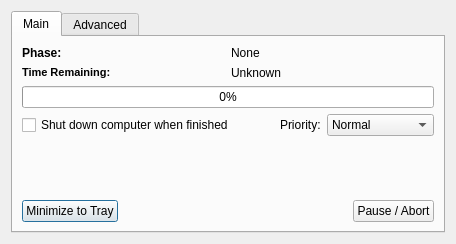
<?xml version="1.0" encoding="UTF-8"?>
<ui version="4.0">
 <class>encodingDialog</class>
 <widget class="QDialog" name="encodingDialog">
  <property name="geometry">
   <rect>
    <x>0</x>
    <y>0</y>
    <width>437</width>
    <height>227</height>
   </rect>
  </property>
  <property name="sizePolicy">
   <sizepolicy hsizetype="Preferred" vsizetype="Preferred">
    <horstretch>1</horstretch>
    <verstretch>1</verstretch>
   </sizepolicy>
  </property>
  <property name="sizeIncrement">
   <size>
    <width>1</width>
    <height>1</height>
   </size>
  </property>
  <property name="windowTitle">
   <string>Encoding...</string>
  </property>
  <layout class="QGridLayout" name="gridLayout_3">
   <item row="0" column="0">
    <widget class="QTabWidget" name="tabWidget">
     <property name="sizePolicy">
      <sizepolicy hsizetype="Expanding" vsizetype="Expanding">
       <horstretch>1</horstretch>
       <verstretch>1</verstretch>
      </sizepolicy>
     </property>
     <property name="currentIndex">
      <number>0</number>
     </property>
     <widget class="QWidget" name="tab">
      <attribute name="title">
       <string>Main</string>
      </attribute>
      <layout class="QFormLayout" name="formLayout">
       <property name="fieldGrowthPolicy">
        <enum>QFormLayout::ExpandingFieldsGrow</enum>
       </property>
       <item row="0" column="0" colspan="2">
        <layout class="QGridLayout" name="gridLayout">
         <item row="1" column="1">
          <widget class="QLabel" name="labelETA">
           <property name="text">
            <string>Unknown</string>
           </property>
          </widget>
         </item>
         <item row="2" column="0" colspan="2">
          <widget class="QProgressBar" name="progressBar">
           <property name="value">
            <number>0</number>
           </property>
           <property name="orientation">
            <enum>Qt::Horizontal</enum>
           </property>
          </widget>
         </item>
         <item row="0" column="1">
          <widget class="QLabel" name="labelPhasis">
           <property name="text">
            <string>None</string>
           </property>
          </widget>
         </item>
         <item row="0" column="0">
          <widget class="QLabel" name="label_2">
           <property name="font">
            <font>
             <weight>75</weight>
             <bold>true</bold>
            </font>
           </property>
           <property name="text">
            <string>Phase:</string>
           </property>
          </widget>
         </item>
         <item row="1" column="0">
          <widget class="QLabel" name="label_26">
           <property name="text">
            <string>&lt;html&gt;&lt;head&gt;&lt;meta name=&quot;qrichtext&quot; content=&quot;1&quot; /&gt;&lt;style type=&quot;text/css&quot;&gt;
p, li { white-space: pre-wrap; }
&lt;/style&gt;&lt;/head&gt;&lt;body style=&quot; font-weight:400; font-style:normal; text-decoration:none;&quot;&gt;
&lt;p style=&quot; margin-top:0px; margin-bottom:0px; margin-left:0px; margin-right:0px; -qt-block-indent:0; text-indent:0px;&quot;&gt;&lt;span style=&quot; font-size:8pt; font-weight:600;&quot;&gt;Time Remaining:&lt;/span&gt;&lt;/p&gt;&lt;/body&gt;&lt;/html&gt;</string>
           </property>
          </widget>
         </item>
        </layout>
       </item>
       <item row="1" column="0" colspan="2">
        <layout class="QHBoxLayout" name="horizontalLayout">
         <item>
          <widget class="QCheckBox" name="checkBoxShutdown">
           <property name="text">
            <string>Shut down computer when finished</string>
           </property>
          </widget>
         </item>
         <item>
          <spacer>
           <property name="orientation">
            <enum>Qt::Horizontal</enum>
           </property>
           <property name="sizeHint" stdset="0">
            <size>
             <width>48</width>
             <height>17</height>
            </size>
           </property>
          </spacer>
         </item>
         <item>
          <widget class="QLabel" name="labelPrio">
           <property name="text">
            <string>Priority:</string>
           </property>
          </widget>
         </item>
         <item>
          <widget class="QComboBox" name="comboBoxPriority">
           <property name="currentIndex">
            <number>2</number>
           </property>
           <item>
            <property name="text">
             <string>High</string>
            </property>
           </item>
           <item>
            <property name="text">
             <string>Above Normal</string>
            </property>
           </item>
           <item>
            <property name="text">
             <string>Normal</string>
            </property>
           </item>
           <item>
            <property name="text">
             <string>Below Normal</string>
            </property>
           </item>
           <item>
            <property name="text">
             <string>Low</string>
            </property>
           </item>
          </widget>
         </item>
        </layout>
       </item>
       <item row="2" column="0">
        <spacer name="verticalSpacer">
         <property name="orientation">
          <enum>Qt::Vertical</enum>
         </property>
         <property name="sizeHint" stdset="0">
          <size>
           <width>20</width>
           <height>13</height>
          </size>
         </property>
        </spacer>
       </item>
       <item row="3" column="0" colspan="2">
        <layout class="QHBoxLayout" name="horizontalLayout_2">
         <item>
          <widget class="QPushButton" name="pushButton1">
           <property name="text">
            <string>Minimize to Tray</string>
           </property>
          </widget>
         </item>
         <item>
          <spacer>
           <property name="orientation">
            <enum>Qt::Horizontal</enum>
           </property>
           <property name="sizeHint" stdset="0">
            <size>
             <width>40</width>
             <height>20</height>
            </size>
           </property>
          </spacer>
         </item>
         <item>
          <widget class="QPushButton" name="pushButton2">
           <property name="text">
            <string>Pause / Abort</string>
           </property>
           <property name="default">
            <bool>true</bool>
           </property>
          </widget>
         </item>
        </layout>
       </item>
      </layout>
     </widget>
     <widget class="QWidget" name="tab_2">
      <attribute name="title">
       <string>Advanced</string>
      </attribute>
      <layout class="QGridLayout" name="gridLayout_2">
       <item row="0" column="0">
        <layout class="QVBoxLayout">
         <property name="spacing">
          <number>6</number>
         </property>
         <property name="margin">
          <number>0</number>
         </property>
         <item>
          <layout class="QGridLayout">
           <property name="margin">
            <number>0</number>
           </property>
           <property name="spacing">
            <number>12</number>
           </property>
           <item row="0" column="0">
            <widget class="QGroupBox" name="groupBox">
             <property name="sizePolicy">
              <sizepolicy hsizetype="Maximum" vsizetype="Preferred">
               <horstretch>1</horstretch>
               <verstretch>0</verstretch>
              </sizepolicy>
             </property>
             <property name="minimumSize">
              <size>
               <width>190</width>
               <height>0</height>
              </size>
             </property>
             <property name="title">
              <string/>
             </property>
             <layout class="QGridLayout">
              <property name="margin">
               <number>9</number>
              </property>
              <property name="spacing">
               <number>6</number>
              </property>
              <item row="1" column="1">
               <widget class="QLabel" name="labelVidCodec">
                <property name="text">
                 <string>None</string>
                </property>
               </widget>
              </item>
              <item row="2" column="0">
               <widget class="QLabel" name="label_6">
                <property name="text">
                 <string>&lt;html&gt;&lt;head&gt;&lt;meta name=&quot;qrichtext&quot; content=&quot;1&quot; /&gt;&lt;style type=&quot;text/css&quot;&gt;
p, li { white-space: pre-wrap; }
&lt;/style&gt;&lt;/head&gt;&lt;body style=&quot; font-weight:400; font-style:normal; text-decoration:none;&quot;&gt;
&lt;p style=&quot; margin-top:0px; margin-bottom:0px; margin-left:0px; margin-right:0px; -qt-block-indent:0; text-indent:0px;&quot;&gt;&lt;span style=&quot; font-size:8pt; font-weight:600;&quot;&gt;Audio Codec:&lt;/span&gt;&lt;/p&gt;&lt;/body&gt;&lt;/html&gt;</string>
                </property>
               </widget>
              </item>
              <item row="3" column="1">
               <widget class="QLabel" name="labelContainer">
                <property name="text">
                 <string>Unknown</string>
                </property>
               </widget>
              </item>
              <item row="2" column="1">
               <widget class="QLabel" name="labelAudCodec">
                <property name="text">
                 <string>None</string>
                </property>
               </widget>
              </item>
              <item row="3" column="0">
               <widget class="QLabel" name="label_8">
                <property name="text">
                 <string>&lt;html&gt;&lt;head&gt;&lt;meta name=&quot;qrichtext&quot; content=&quot;1&quot; /&gt;&lt;style type=&quot;text/css&quot;&gt;
p, li { white-space: pre-wrap; }
&lt;/style&gt;&lt;/head&gt;&lt;body style=&quot; font-weight:400; font-style:normal; text-decoration:none;&quot;&gt;
&lt;p style=&quot; margin-top:0px; margin-bottom:0px; margin-left:0px; margin-right:0px; -qt-block-indent:0; text-indent:0px;&quot;&gt;&lt;span style=&quot; font-size:8pt; font-weight:600;&quot;&gt;Container:&lt;/span&gt;&lt;/p&gt;&lt;/body&gt;&lt;/html&gt;</string>
                </property>
               </widget>
              </item>
              <item row="1" column="0">
               <widget class="QLabel" name="label_4">
                <property name="font">
                 <font>
                  <weight>75</weight>
                  <bold>true</bold>
                 </font>
                </property>
                <property name="text">
                 <string>Video Codec:</string>
                </property>
               </widget>
              </item>
             </layout>
            </widget>
           </item>
           <item row="1" column="0">
            <widget class="QGroupBox" name="groupBox_3">
             <property name="sizePolicy">
              <sizepolicy hsizetype="Preferred" vsizetype="Preferred">
               <horstretch>0</horstretch>
               <verstretch>0</verstretch>
              </sizepolicy>
             </property>
             <property name="minimumSize">
              <size>
               <width>180</width>
               <height>0</height>
              </size>
             </property>
             <property name="title">
              <string/>
             </property>
             <layout class="QGridLayout">
              <property name="margin">
               <number>9</number>
              </property>
              <property name="spacing">
               <number>6</number>
              </property>
              <item row="1" column="0">
               <widget class="QLabel" name="label_20">
                <property name="text">
                 <string>&lt;html&gt;&lt;head&gt;&lt;meta name=&quot;qrichtext&quot; content=&quot;1&quot; /&gt;&lt;style type=&quot;text/css&quot;&gt;
p, li { white-space: pre-wrap; }
&lt;/style&gt;&lt;/head&gt;&lt;body style=&quot; font-weight:400; font-style:normal; text-decoration:none;&quot;&gt;
&lt;p style=&quot; margin-top:0px; margin-bottom:0px; margin-left:0px; margin-right:0px; -qt-block-indent:0; text-indent:0px;&quot;&gt;&lt;span style=&quot; font-size:8pt; font-weight:600;&quot;&gt;Audio Size:&lt;/span&gt;&lt;/p&gt;&lt;/body&gt;&lt;/html&gt;</string>
                </property>
               </widget>
              </item>
              <item row="2" column="0">
               <widget class="QLabel" name="label_22">
                <property name="text">
                 <string>&lt;html&gt;&lt;head&gt;&lt;meta name=&quot;qrichtext&quot; content=&quot;1&quot; /&gt;&lt;style type=&quot;text/css&quot;&gt;
p, li { white-space: pre-wrap; }
&lt;/style&gt;&lt;/head&gt;&lt;body style=&quot; font-weight:400; font-style:normal; text-decoration:none;&quot;&gt;
&lt;p style=&quot; margin-top:0px; margin-bottom:0px; margin-left:0px; margin-right:0px; -qt-block-indent:0; text-indent:0px;&quot;&gt;&lt;span style=&quot; font-size:8pt; font-weight:600;&quot;&gt;Total Size:&lt;/span&gt;&lt;/p&gt;&lt;/body&gt;&lt;/html&gt;</string>
                </property>
               </widget>
              </item>
              <item row="2" column="1">
               <widget class="QLabel" name="labelTotalSize">
                <property name="text">
                 <string>0 MB</string>
                </property>
               </widget>
              </item>
              <item row="1" column="1">
               <widget class="QLabel" name="labelAudioSize">
                <property name="text">
                 <string>0 MB</string>
                </property>
               </widget>
              </item>
              <item row="0" column="0">
               <widget class="QLabel" name="label_18">
                <property name="text">
                 <string>&lt;html&gt;&lt;head&gt;&lt;meta name=&quot;qrichtext&quot; content=&quot;1&quot; /&gt;&lt;style type=&quot;text/css&quot;&gt;
p, li { white-space: pre-wrap; }
&lt;/style&gt;&lt;/head&gt;&lt;body style=&quot; font-weight:400; font-style:normal; text-decoration:none;&quot;&gt;
&lt;p style=&quot; margin-top:0px; margin-bottom:0px; margin-left:0px; margin-right:0px; -qt-block-indent:0; text-indent:0px;&quot;&gt;&lt;span style=&quot; font-size:8pt; font-weight:600;&quot;&gt;Video Size:&lt;/span&gt;&lt;/p&gt;&lt;/body&gt;&lt;/html&gt;</string>
                </property>
               </widget>
              </item>
              <item row="0" column="1">
               <widget class="QLabel" name="labelVideoSize">
                <property name="text">
                 <string>0 MB</string>
                </property>
                <property name="alignment">
                 <set>Qt::AlignLeading|Qt::AlignLeft|Qt::AlignVCenter</set>
                </property>
               </widget>
              </item>
             </layout>
            </widget>
           </item>
           <item row="0" column="1">
            <widget class="QGroupBox" name="groupBox_2">
             <property name="sizePolicy">
              <sizepolicy hsizetype="Expanding" vsizetype="Preferred">
               <horstretch>0</horstretch>
               <verstretch>0</verstretch>
              </sizepolicy>
             </property>
             <property name="minimumSize">
              <size>
               <width>210</width>
               <height>0</height>
              </size>
             </property>
             <property name="title">
              <string/>
             </property>
             <layout class="QGridLayout">
              <property name="margin">
               <number>9</number>
              </property>
              <property name="spacing">
               <number>6</number>
              </property>
              <item row="2" column="0">
               <widget class="QLabel" name="label_16">
                <property name="text">
                 <string>&lt;html&gt;&lt;head&gt;&lt;meta name=&quot;qrichtext&quot; content=&quot;1&quot; /&gt;&lt;style type=&quot;text/css&quot;&gt;
p, li { white-space: pre-wrap; }
&lt;/style&gt;&lt;/head&gt;&lt;body style=&quot; font-weight:400; font-style:normal; text-decoration:none;&quot;&gt;
&lt;p style=&quot; margin-top:0px; margin-bottom:0px; margin-left:0px; margin-right:0px; -qt-block-indent:0; text-indent:0px;&quot;&gt;&lt;span style=&quot; font-size:8pt; font-weight:600;&quot;&gt;Average Bitrate:&lt;/span&gt;&lt;/p&gt;&lt;/body&gt;&lt;/html&gt;</string>
                </property>
               </widget>
              </item>
              <item row="0" column="1">
               <widget class="QLabel" name="labelFrame">
                <property name="text">
                 <string>0</string>
                </property>
                <property name="alignment">
                 <set>Qt::AlignLeading|Qt::AlignLeft|Qt::AlignVCenter</set>
                </property>
               </widget>
              </item>
              <item row="0" column="0">
               <widget class="QLabel" name="label_10">
                <property name="text">
                 <string>&lt;html&gt;&lt;head&gt;&lt;meta name=&quot;qrichtext&quot; content=&quot;1&quot; /&gt;&lt;style type=&quot;text/css&quot;&gt;
p, li { white-space: pre-wrap; }
&lt;/style&gt;&lt;/head&gt;&lt;body style=&quot; font-weight:400; font-style:normal; text-decoration:none;&quot;&gt;
&lt;p style=&quot; margin-top:0px; margin-bottom:0px; margin-left:0px; margin-right:0px; -qt-block-indent:0; text-indent:0px;&quot;&gt;&lt;span style=&quot; font-size:8pt; font-weight:600;&quot;&gt;Processed Frames:&lt;/span&gt;&lt;/p&gt;&lt;/body&gt;&lt;/html&gt;</string>
                </property>
               </widget>
              </item>
              <item row="1" column="0">
               <widget class="QLabel" name="label_14">
                <property name="text">
                 <string>&lt;html&gt;&lt;head&gt;&lt;meta name=&quot;qrichtext&quot; content=&quot;1&quot; /&gt;&lt;style type=&quot;text/css&quot;&gt;
p, li { white-space: pre-wrap; }
&lt;/style&gt;&lt;/head&gt;&lt;body style=&quot; font-weight:400; font-style:normal; text-decoration:none;&quot;&gt;
&lt;p style=&quot; margin-top:0px; margin-bottom:0px; margin-left:0px; margin-right:0px; -qt-block-indent:0; text-indent:0px;&quot;&gt;&lt;span style=&quot; font-size:8pt; font-weight:600;&quot;&gt;Quantiser:&lt;/span&gt;&lt;/p&gt;&lt;/body&gt;&lt;/html&gt;</string>
                </property>
               </widget>
              </item>
              <item row="2" column="1">
               <widget class="QLabel" name="labelVidBitrate">
                <property name="text">
                 <string>0 kB/s</string>
                </property>
               </widget>
              </item>
              <item row="1" column="1">
               <widget class="QLabel" name="labelQz">
                <property name="text">
                 <string>0</string>
                </property>
               </widget>
              </item>
             </layout>
            </widget>
           </item>
           <item row="1" column="1">
            <widget class="QGroupBox" name="groupBox_4">
             <property name="sizePolicy">
              <sizepolicy hsizetype="Expanding" vsizetype="Preferred">
               <horstretch>0</horstretch>
               <verstretch>0</verstretch>
              </sizepolicy>
             </property>
             <property name="minimumSize">
              <size>
               <width>210</width>
               <height>0</height>
              </size>
             </property>
             <property name="title">
              <string/>
             </property>
             <layout class="QGridLayout">
              <property name="margin">
               <number>9</number>
              </property>
              <property name="spacing">
               <number>6</number>
              </property>
              <item row="0" column="0">
               <widget class="QLabel" name="label_24">
                <property name="text">
                 <string>&lt;html&gt;&lt;head&gt;&lt;meta name=&quot;qrichtext&quot; content=&quot;1&quot; /&gt;&lt;style type=&quot;text/css&quot;&gt;
p, li { white-space: pre-wrap; }
&lt;/style&gt;&lt;/head&gt;&lt;body style=&quot; font-weight:400; font-style:normal; text-decoration:none;&quot;&gt;
&lt;p style=&quot; margin-top:0px; margin-bottom:0px; margin-left:0px; margin-right:0px; -qt-block-indent:0; text-indent:0px;&quot;&gt;&lt;span style=&quot; font-size:8pt; font-weight:600;&quot;&gt;Elapsed:&lt;/span&gt;&lt;/p&gt;&lt;/body&gt;&lt;/html&gt;</string>
                </property>
               </widget>
              </item>
              <item row="0" column="1">
               <widget class="QLabel" name="labelElapsed">
                <property name="text">
                 <string>00:00:00</string>
                </property>
               </widget>
              </item>
              <item row="1" column="1">
               <widget class="QLabel" name="labelFps">
                <property name="text">
                 <string>0</string>
                </property>
               </widget>
              </item>
              <item row="1" column="0">
               <widget class="QLabel" name="label_28">
                <property name="text">
                 <string>&lt;html&gt;&lt;head&gt;&lt;meta name=&quot;qrichtext&quot; content=&quot;1&quot; /&gt;&lt;style type=&quot;text/css&quot;&gt;
p, li { white-space: pre-wrap; }
&lt;/style&gt;&lt;/head&gt;&lt;body style=&quot; font-weight:400; font-style:normal; text-decoration:none;&quot;&gt;
&lt;p style=&quot; margin-top:0px; margin-bottom:0px; margin-left:0px; margin-right:0px; -qt-block-indent:0; text-indent:0px;&quot;&gt;&lt;span style=&quot; font-size:8pt; font-weight:600;&quot;&gt;Frames/sec:&lt;/span&gt;&lt;/p&gt;&lt;/body&gt;&lt;/html&gt;</string>
                </property>
               </widget>
              </item>
             </layout>
            </widget>
           </item>
          </layout>
         </item>
        </layout>
       </item>
      </layout>
     </widget>
    </widget>
   </item>
  </layout>
 </widget>
 <resources/>
 <connections/>
</ui>
